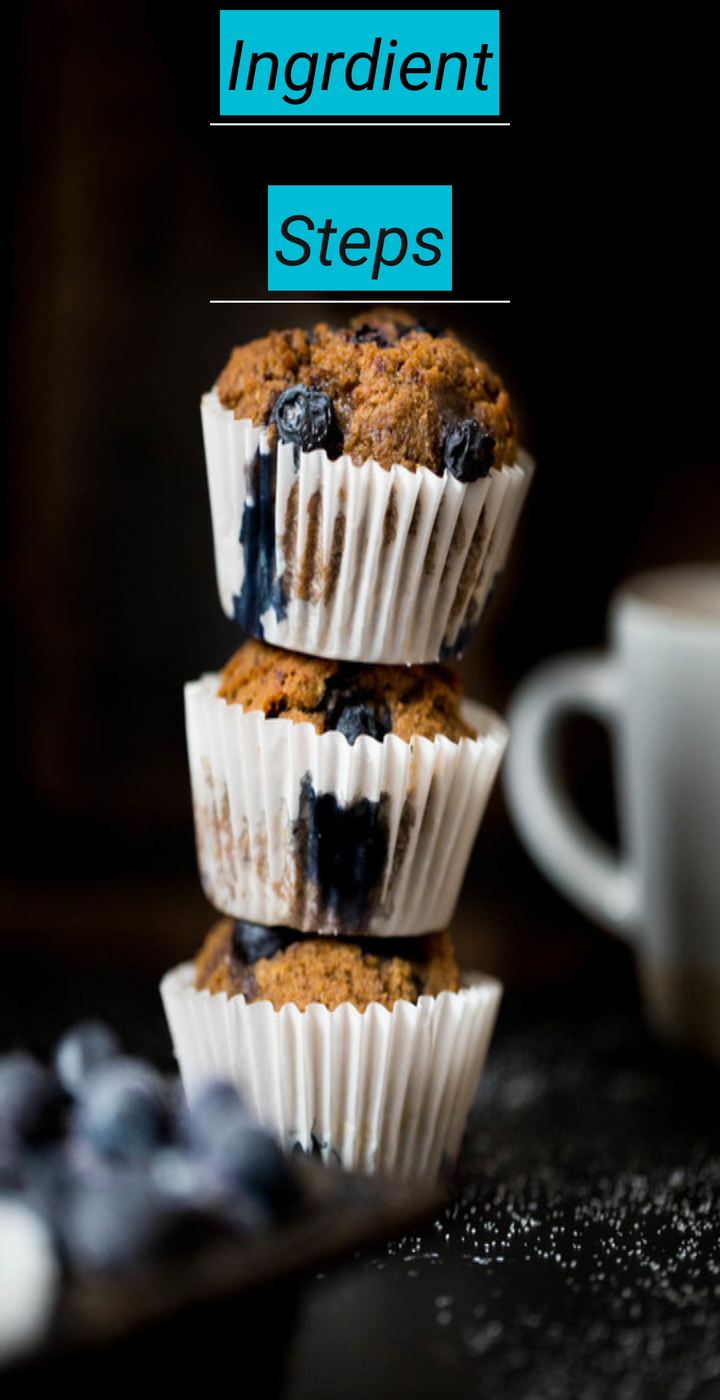
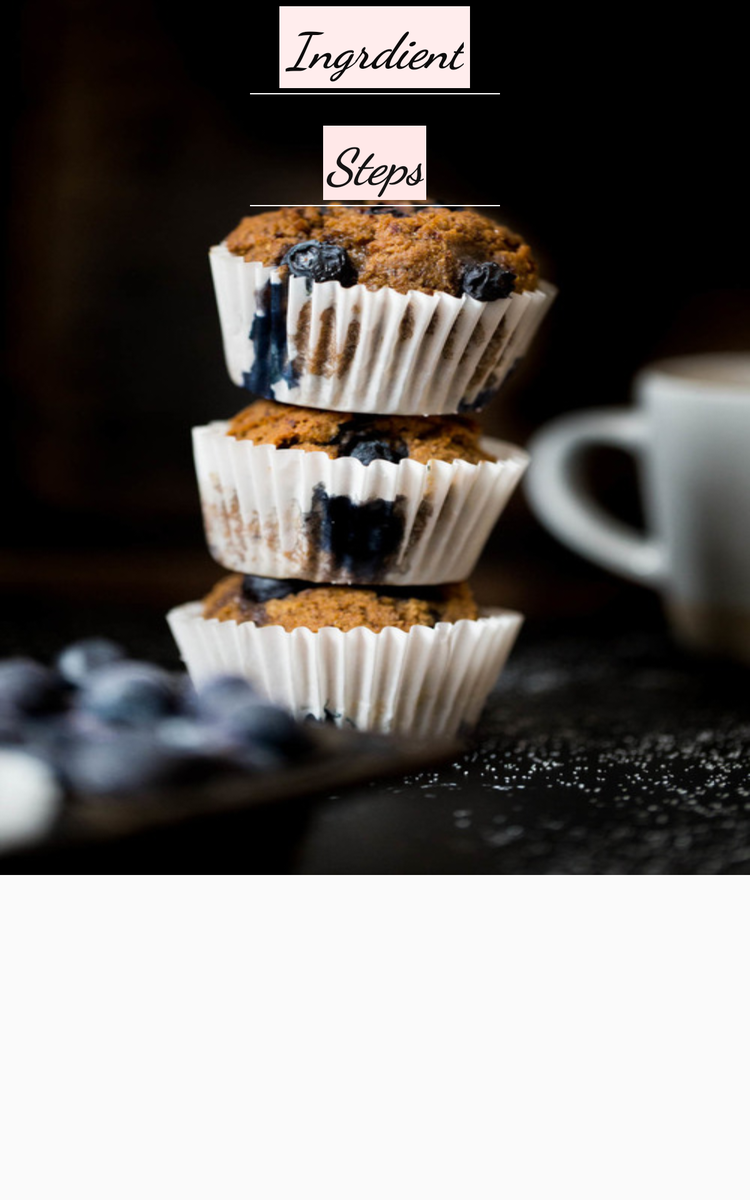

An Android layout and its configuration variant, each rendered on a device that would load it. The default file and the variant file are quoted in full after the pictures.
<!-- AndroidManifest.xml: application theme AppTheme -->
<!-- res/layout/detail_activity.xml -->
<?xml version="1.0" encoding="utf-8"?>
<android.support.v4.widget.NestedScrollView xmlns:android="http://schemas.android.com/apk/res/android"
    android:id="@+id/Nested_scrol"
    android:layout_width="fill_parent"
    android:layout_height="fill_parent"
    android:orientation="vertical">

    <LinearLayout
        android:layout_width="match_parent"
        android:layout_height="wrap_content"
        android:background="@drawable/aa"
        android:orientation="vertical"
        android:padding="5dp"
        android:scrollbars="vertical">

        <TextView
            android:layout_width="wrap_content"
            android:layout_height="wrap_content"
            android:layout_gravity="center_horizontal"
            android:background="#00BCD4"
            android:padding="3dp"
            android:text="@string/ingrdient"
            android:textColor="#000000"
            android:textSize="35sp"
            android:textStyle="italic" />

        <View
            android:layout_width="150dp"
            android:layout_height="1dp"
            android:layout_gravity="center"
            android:layout_marginTop="4dp"
            android:background="#FFF" />

        <FrameLayout
            android:id="@+id/Cont_Of_Ingrd"
            android:layout_width="match_parent"
            android:layout_height="wrap_content"
            android:layout_marginTop="10dp"
            android:padding="5dp" />

        <TextView
            android:layout_width="wrap_content"
            android:layout_height="wrap_content"
            android:layout_gravity="center_horizontal"
            android:layout_marginTop="10dp"
            android:background="#00BCD4"
            android:padding="3dp"
            android:text="@string/steps"
            android:textColor="#151414"
            android:textSize="35sp"
            android:textStyle="italic" />

        <View
            android:layout_width="150dp"
            android:layout_height="1dp"
            android:layout_gravity="center"
            android:layout_marginTop="5dp"
            android:background="#FFF" />

        <FrameLayout
            android:id="@+id/Cont_Of_Sep"
            android:layout_width="match_parent"
            android:layout_height="wrap_content"
            android:layout_marginTop="5dp"
            android:padding="5dp" />
    </LinearLayout>
</android.support.v4.widget.NestedScrollView>
<!-- resources referenced by this layout -->
<resources>
  <!-- drawable aa: jpg bitmap (drawable, 97411 bytes) -->
  <string name="ingrdient"> Ingrdient </string>
  <string name="steps"> Steps </string>
  <style name="AppTheme" parent="Theme.AppCompat.Light.DarkActionBar">
          
          <item name="colorPrimary">@color/colorPrimary</item>
          <item name="colorPrimaryDark">@color/colorPrimaryDark</item>
          <item name="colorAccent">@color/colorAccent</item>
              </style>
  <color name="colorPrimary">#000</color>
  <color name="colorPrimaryDark">#54555c</color>
  <color name="colorAccent">#FF4081</color>
</resources>
<!-- res/layout-sw600dp/detail_activity.xml (the repository's variant of the layout above) -->
<!-- drawn on a 7-inch tablet held upright -->
<?xml version="1.0" encoding="utf-8"?>
<ScrollView
    android:layout_width="fill_parent"
    android:layout_height="fill_parent"
    android:orientation="vertical"
    xmlns:android="http://schemas.android.com/apk/res/android">
<LinearLayout android:layout_width="match_parent"
    android:layout_height="wrap_content"
    android:orientation="vertical"
    android:scrollbars="vertical"
    android:padding="5dp"
    android:background="@drawable/aa"
    xmlns:android="http://schemas.android.com/apk/res/android"
    xmlns:app="http://schemas.android.com/apk/res-auto">

    <TextView
        android:layout_width="wrap_content"
        android:layout_height="wrap_content"
        android:layout_gravity="center_horizontal"
        android:textColor="#0d0c0c"
        android:padding="5dp"
        android:textSize="40sp"
        android:textStyle="bold|italic"
        app:fontFamily="cursive"
        android:text="@string/ingrdient"
        android:fontFamily="cursive"
        android:background="#ffeded"
        />
    <View
        android:layout_marginTop="4dp"
        android:layout_width="200dp"
        android:layout_height="1dp"
        android:layout_gravity="center"
        android:background="#FFF"/>

    <FrameLayout
        android:id="@+id/Cont_Of_Ingrd"
        android:layout_width="match_parent"
        android:layout_height="wrap_content"
        android:layout_marginTop="10dp"
        android:padding="5dp">
    </FrameLayout>
    <TextView
        android:layout_width="wrap_content"
        android:layout_height="wrap_content"
        android:layout_gravity="center_horizontal"
        android:textColor="#151414"
        android:textSize="40sp"
        android:padding="2dp"
        android:textStyle="bold|italic"
        app:fontFamily="cursive"
        android:text="@string/steps"
        android:fontFamily="cursive"
        android:layout_marginTop="5dp"
        android:background="#ffe8e8"
        />
    <View
        android:layout_marginTop="4dp"
        android:layout_width="200dp"
        android:layout_height="1dp"
        android:layout_gravity="center"
        android:background="#FFF"/>
    <FrameLayout
        android:id="@+id/Cont_Of_Sep"
        android:layout_width="match_parent"
        android:layout_height="wrap_content"
        android:layout_marginTop="5dp"
        android:padding="5dp">
    </FrameLayout>
</LinearLayout>
</ScrollView>
